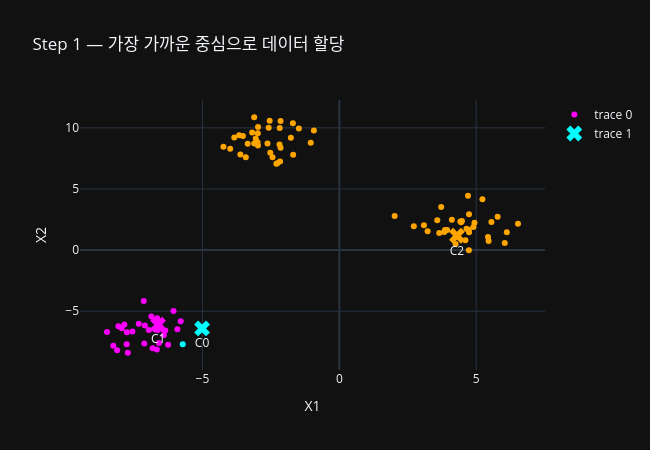

The cell this chart's notebook holds for it:
### Markdown cell above
- 초기 중심은 무작위로 선택
- 이 점들이 리더 역할을 하며 반복적으로 이동하면서 중심이 안정화

### Code cell
from scipy.spatial.distance import cdist

distances = cdist(X, centroids)
clusters = np.argmin(distances, axis=1)

colors = np.array(["cyan", "magenta", "orange"])
cluster_colors = [colors[i] for i in clusters]

fig = go.Figure()
fig.add_trace(go.Scatter(
    x=X[:,0], y=X[:,1],
    mode="markers",
    marker=dict(color=cluster_colors, size=6)
))
fig.add_trace(go.Scatter(
    x=centroids[:,0], y=centroids[:,1],
    mode="markers+text",
    text=[f"C{i}" for i in range(k)],
    textposition="bottom center",
    marker=dict(size=14, color=colors, symbol="x")
))
fig.update_layout(
    title="Step 1 — 가장 가까운 중심으로 데이터 할당",
    xaxis_title="X1", yaxis_title="X2", template="plotly_dark",
    width=650, height=450
)
fig.show()

### Figure 1 — Plotly figure (JSON) as saved in the notebook; plotly's stock layout.template omitted (floating-point values rounded to 4 significant figures)
{"data": [{"marker": {"color": ["magenta", "orange", "orange", "orange", "magenta", "orange", "orange", "orange", "orange", "orange", "orange", "magenta", "magenta", "orange", "orange", "magenta", "magenta", "orange", "magenta", "magenta", "orange", "magenta", "magenta", "orange", "orange", "orange", "orange", "magenta", "magenta", "magenta", "magenta", "orange", "orange", "cyan", "orange", "orange", "orange", "orange", "orange", "orange", "magenta", "orange", "orange", "orange", "orange", "orange", "magenta", "magenta", "magenta", "orange", "orange", "orange", "orange", "magenta", "magenta", "magenta", "orange", "orange", "orange", "orange", "magenta", "orange", "magenta", "orange", "magenta", "magenta", "orange", "magenta", "orange", "orange", "orange", "magenta", "magenta", "orange", "orange", "magenta", "orange", "magenta", "orange", "orange", "orange", "orange", "orange", "cyan", "orange", "orange", "orange", "orange", "orange", "orange", "orange", "orange", "orange", "orange", "orange", "orange", "orange", "orange", "magenta", "orange"], "size": 6}, "mode": "markers", "x": [-7.726, 5.453, -2.979, 6.043, -6.522, 3.649, -2.178, 4.42, 4.737, -3.66, -3.054, -6.652, -6.358, -3.616, -1.771, -7.951, -6.603, -2.581, -7.763, -6.406, -2.973, -6.957, -7.326, -2.148, -2.545, -2.97, 3.225, -6.254, -7.854, -8.117, -7.56, 4.936, 4.448, -5.721, -0.93, -3.11, -2.442, -2.185, 5.555, 4.732, -8.257, -2.988, 4.605, -3.837, -2.625, 3.578, -8.487, -6.706, -6.867, 3.831, 2.02, 4.645, -1.697, -6.62, -6.058, -7.103, -3.522, -2.267, 6.118, -4.234, -6.587, 3.938, -7.125, 2.721, -7.144, -6.666, 4.7, -7.769, 4.11, 4.897, 4.297, -6.629, -8.071, -2.166, 4.74, -5.916, 5.431, -6.821, 6.526, 3.089, -2.148, 3.857, -1.687, -5.014, -2.523, -2.3, -1.044, 3.72, -3.988, 4.248, 4.727, 5.783, -3.417, 5.227, -3.111, -3.186, -1.478, 4.479, -5.797, -3.348], "y": [-8.395, 0.7423, 9.557, 0.5713, -6.319, 1.407, 9.99, 2.33, 2.942, 9.39, 9.125, -5.573, -6.583, 7.818, 9.186, -6.398, -6.053, 10.02, -6.726, -6.953, 8.549, -6.539, -6.024, 10.55, 10.58, 10.07, 1.553, -7.737, -6.093, -8.201, -6.648, 2.234, 2.275, -7.701, 9.782, 8.723, 7.59, 8.629, 2.302, -0.0144, -7.818, 8.829, 0.8045, 9.211, 8.713, 2.447, -6.695, -6.495, -5.427, 1.471, 2.795, 1.739, 10.37, -6.098, -4.983, -6.166, 9.329, 7.101, 1.455, 8.452, -7.594, 1.646, -7.634, 1.947, -4.16, -8.126, 4.436, -7.696, 2.486, 1.899, 1.171, -6.534, -6.224, 7.251, 1.47, -6.467, 1.064, -8.023, 2.148, 2.042, 8.369, 1.651, 7.793, -6.406, 7.957, 7.055, 8.789, 3.523, 8.294, 0.5097, 1.674, 2.725, 7.602, 4.164, 10.87, 9.626, 9.946, 2.377, -5.826, 8.705], "type": "scatter"}, {"marker": {"color": ["cyan", "magenta", "orange"], "size": 14, "symbol": "x"}, "mode": "markers+text", "text": ["C0", "C1", "C2"], "textposition": "bottom center", "x": [-5.014, -6.62, 4.297], "y": [-6.406, -6.098, 1.171], "type": "scatter"}], "layout": {"title": {"text": "Step 1 — 가장 가까운 중심으로 데이터 할당"}, "xaxis": {"title": {"text": "X1"}}, "yaxis": {"title": {"text": "X2"}}, "width": 650, "height": 450}}
